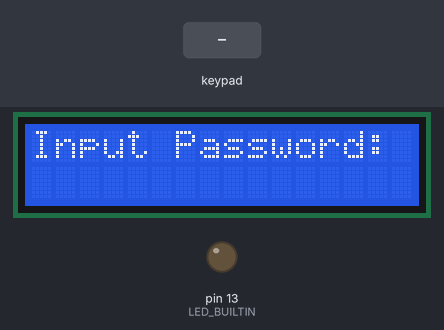
Recording of a sketch running on a simulated Arduino Uno, built with avr-gcc and run on an emulated ATmega328P. Shown: 16×2 character LCD, output pins drawn as LEDs (lit = HIGH). The inputs (shaded band) are chosen by the test bench. What the sketch prints to the serial monitor is not drawn.

Above: at 1.2 s.
1.3 s: keypad keys 3 3 2 2 pressed 0.4 s apart
At 3.2 s:
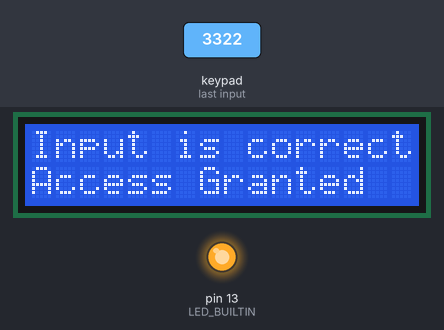
5.9 s: keypad keys 9 8 7 6 pressed 0.4 s apart
At 7.5 s:
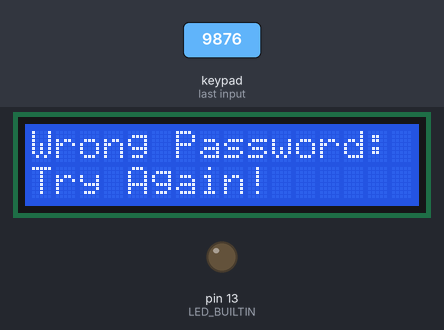
9.6 s: key '1' pressed
At 10.3 s:
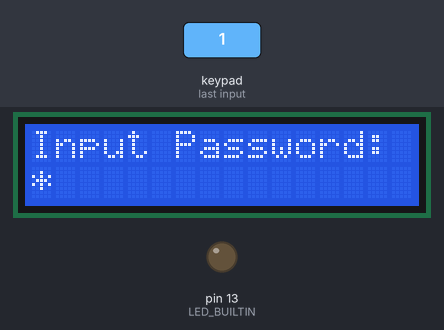
11.1 s: key '4' pressed
At 11.4 s:
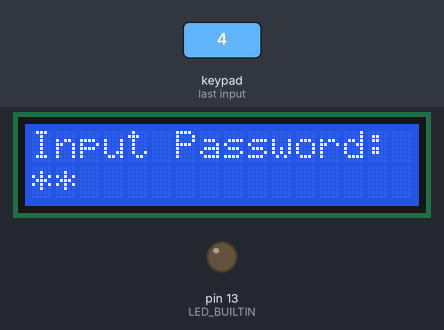
Timing chart, 0 to 13.6 s (numbered marks = the images above; inputs shaded):
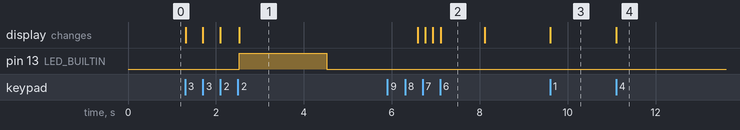

Measured:
- after the input at 1.3 s, pin 13 (LED_BUILTIN): LOW → HIGH after 1.2 s, → LOW 2.0 s later; the display: first changes at once (image 1 shows a later state)
- after the input at 5.9 s, the display: first changes after 0.69 s (image 2 shows a later state)
- after the input at 9.6 s, the display: changes at once (image 3)
- after the input at 11.1 s, the display: changes at once (image 4)
- what the display in image 2 shows lasts 1.0 s, from 7.1 s to 8.1 s

The sketch:

Play_with_keypad_Getting_Password.ino
```cpp
#include <Keypad.h>
#include<LiquidCrystal.h>

LiquidCrystal lcd(12, 11, A1, A2, A3, A4);  // sets the interfacing pins

const byte ROWS = 4;
const byte COLS = 4;

char hexaKeys[ROWS][COLS] = {
  {'1', '2', '3', 'A'},
  {'4', '5', '6', 'B'},
  {'7', '8', '9', 'C'},
  {'*', '0', '#', 'D'}
};

byte rowPins[ROWS] = {9, 8, 7, 6};
byte colPins[COLS] = {5, 4, 3, 2};
int user_input_count = 1; // for each iteration, user can input only 4 digits
String correct_pass = "3322";
String user_pass = "";
bool pass_valid = false;

Keypad customKeypad = Keypad(makeKeymap(hexaKeys), rowPins, colPins, ROWS, COLS);

void setup(){
  pinMode(LED_BUILTIN, OUTPUT);
  pinMode(A1, OUTPUT);
  pinMode(A2, OUTPUT);
  pinMode(A3, OUTPUT);
  pinMode(A4, OUTPUT);
  Serial.begin(9600);
  lcd.begin(16, 2);  // initializes the 16x2 LCD
  digitalWrite(A1, LOW);
  digitalWrite(A2, LOW);
  digitalWrite(A3,  LOW);
  digitalWrite(A4, LOW);
  lcd.clear();
}


void loop(){
    Serial.println("Password checking through Keypad\n");
    Serial.print("Value of pass_valid in the beginning: ");
    Serial.println(pass_valid);
    while(!pass_valid){ //while pass if not correct
      lcd.clear();
      lcd.setCursor(0,0);
      lcd.print("Input Password:");
      lcd.setCursor(0,1);
      while(user_input_count <= 4){
        char customKey = customKeypad.getKey();
        if (customKey){
          lcd.print("*");
          user_pass.concat(customKey);
          user_input_count = user_input_count + 1;
        }
      }
      Serial.print("Correct pass: ");
      Serial.println(correct_pass);
      Serial.print("User pass: ");
      Serial.println(user_pass);
      if (user_pass.equals(correct_pass)){
          pass_valid = true;
          lcd.clear();
          lcd.setCursor(0,0);
      }else{
          lcd.clear();
          lcd.setCursor(0,0);
          lcd.print("Wrong Password:");
          lcd.setCursor(0,1);
          lcd.print("Try Again!");
          delay(1000);
          user_input_count = 1;
          user_pass = "";
      }
    }

    Serial.print("Value of pass_valid before confirming: ");
    Serial.println(pass_valid);
    if(pass_valid){
      lcd.setCursor(0,0);
      lcd.print("Input is correct");
      lcd.setCursor(0,1);
      lcd.print("Access Granted");
      digitalWrite(LED_BUILTIN, HIGH);   // turn the LED on (HIGH is the voltage level)
      delay(2000);                       // wait for a second
      digitalWrite(LED_BUILTIN, LOW);    // turn the LED off by making the voltage LOW
      delay(2000);
      pass_valid = false;
      user_input_count = 1;
      user_pass = "";
    }

    Serial.print("Value of pass_valid at end: ");
    Serial.println(pass_valid);


}
```
